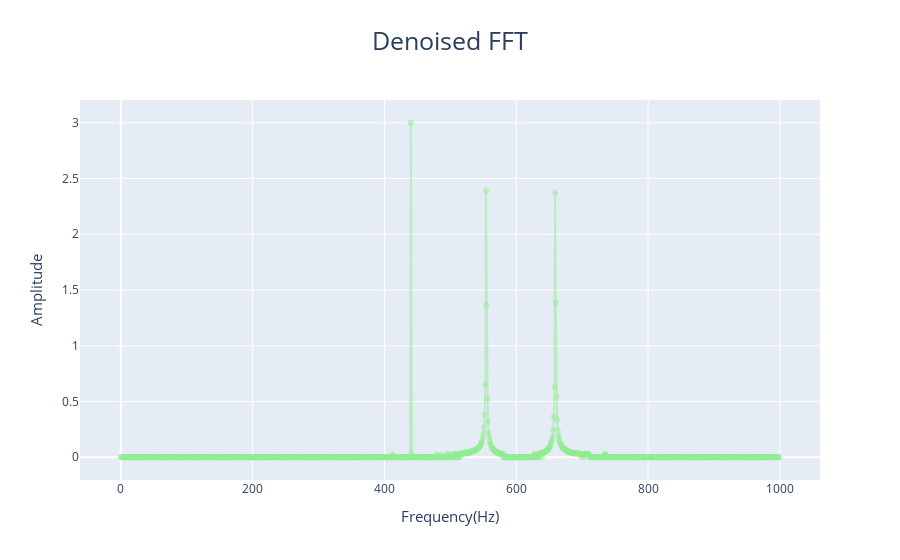

Notebook code for this chart:
### Code cell
full_mask = abs(noisy_a_chord_fft) > 0.025
fhat = full_mask * noisy_a_chord_fft

graph_denoised_a_chord_fft = go.Figure()
graph_denoised_a_chord_fft.add_trace(go.Scatter(
    x=freq[:1000],
    y=np.real(np.abs(fhat[:1000])),
    mode='markers+lines',
    name='A chord FFT',
    line=dict(color='rgba(144, 238, 144, 0.5)'), 
))
graph_denoised_a_chord_fft.update_layout(
    title=dict(
        text='Denoised FFT',
        xanchor='center',
        x = 0.5,
        font_size=25,
    ),
    xaxis_title=dict(text='Frequency(Hz)', font_size=15),
    yaxis_title=dict(text='Amplitude', font_size=15),
)
graph_denoised_a_chord_fft.show()
denoised_achord_ifft = np.fft.ifft(fhat * N / 2)

### Figure 1 — Plotly figure (JSON) as saved in the notebook; plotly's stock layout.template omitted (floating-point values rounded to 4 significant figures; data arrays with more than 128 entries replaced by an {"elided": "..."} marker saying what was removed)
{"data": [{"line": {"color": "rgba(144, 238, 144, 0.5)"}, "mode": "markers+lines", "name": "A chord FFT", "type": "scatter", "x": {"elided": "1000 float values"}, "y": {"elided": "1000 float values"}}], "layout": {"title": {"font": {"size": 25}, "text": "Denoised FFT", "x": 0.5, "xanchor": "center"}, "xaxis": {"title": {"font": {"size": 15}, "text": "Frequency(Hz)"}}, "yaxis": {"title": {"font": {"size": 15}, "text": "Amplitude"}}}}
